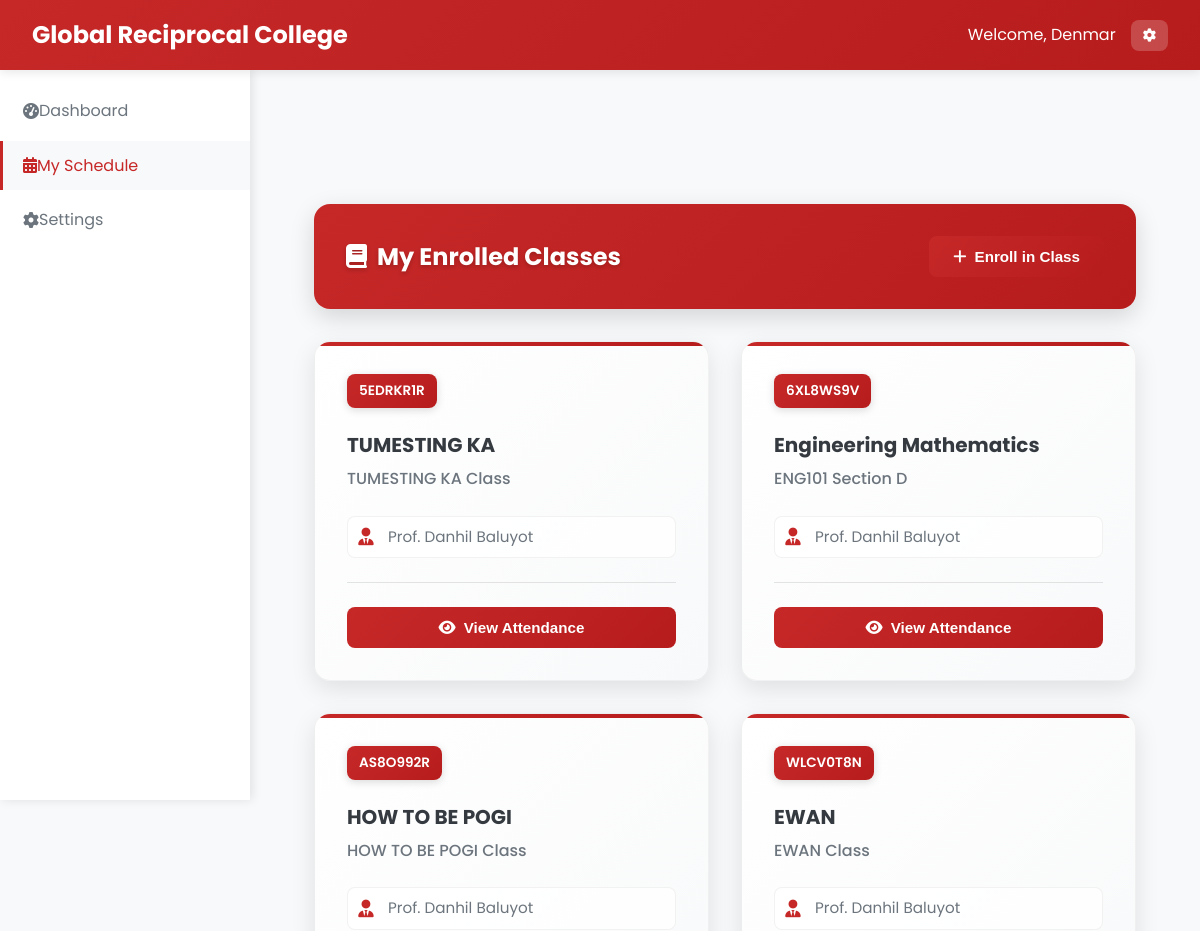
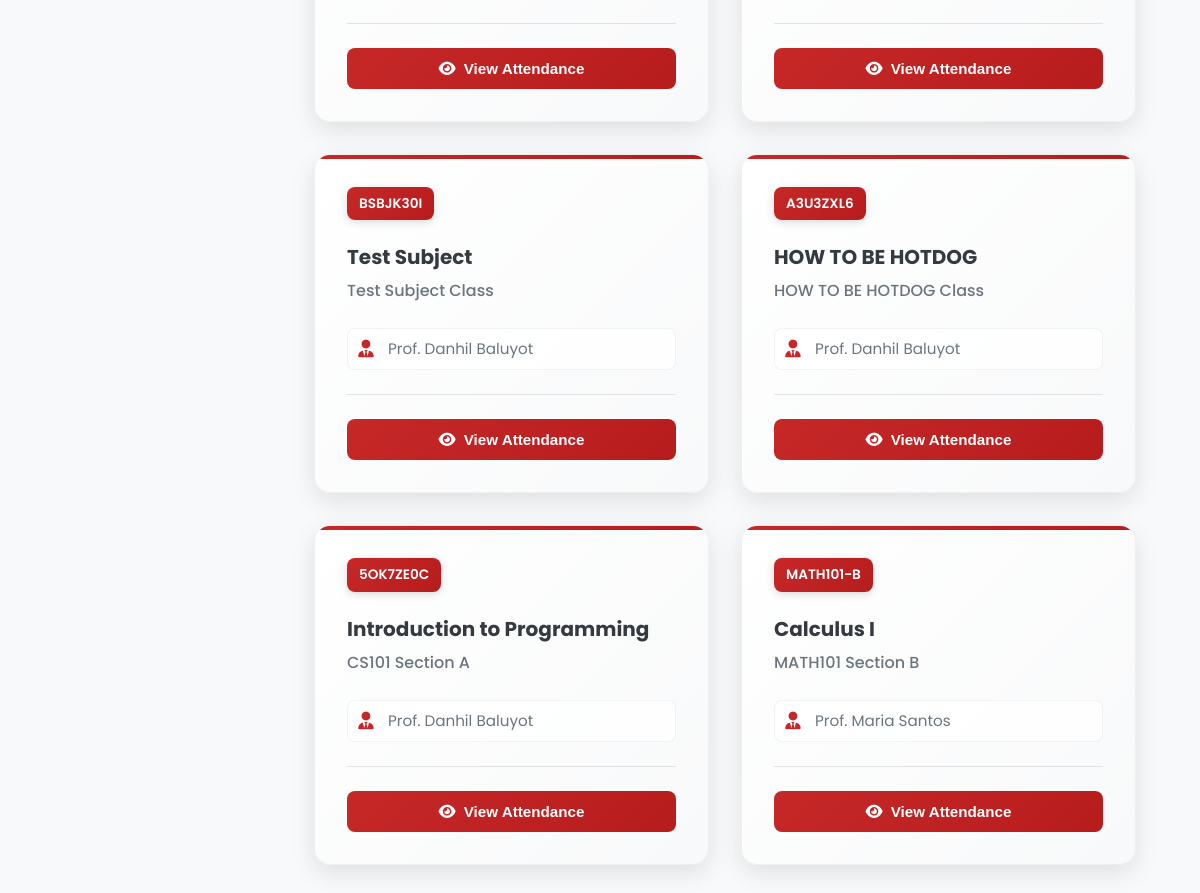
The page /Student/student_manage_schedule.php (signed in) on the database its author committed (2 pictures, top to bottom).
### tables this page shows
CREATE TABLE `classes` (
  `class_id` varchar(20) NOT NULL,
  `class_name` varchar(100) NOT NULL,
  `class_code` varchar(20) NOT NULL,
  `subject_id` varchar(20) DEFAULT NULL,
  `professor_id` varchar(20) DEFAULT NULL,
  `schedule` varchar(100) DEFAULT NULL,
  `room` varchar(50) DEFAULT NULL,
  `created_at` datetime NOT NULL,
  `updated_at` datetime NOT NULL
);

CREATE TABLE `subjects` (
  `subject_id` varchar(20) NOT NULL,
  `subject_name` varchar(100) NOT NULL,
  `subject_code` varchar(20) NOT NULL,
  `description` text DEFAULT NULL,
  `credits` int(11) NOT NULL,
  `created_at` datetime NOT NULL,
  `updated_at` datetime NOT NULL
);

CREATE TABLE `professors` (
  `professor_id` varchar(20) NOT NULL,
  `employee_id` varchar(20) NOT NULL,
  `first_name` varchar(50) NOT NULL,
  `last_name` varchar(50) NOT NULL,
  `email` varchar(100) NOT NULL,
  `password` varchar(255) NOT NULL,
  `department` varchar(100) NOT NULL,
  `mobile` varchar(15) NOT NULL,
  `created_at` datetime NOT NULL,
  `updated_at` datetime NOT NULL
);

### Student/student_manage_schedule.php (the view, shortened to what this page needs)
<?php
require_once '../php/db.php';
$student_id = $_SESSION['user_id'];
$stmt = $pdo->prepare("SELECT c.class_id, c.class_name, c.class_code, s.subject_name, p.first_name, p.last_name
                     FROM student_classes sc
                     JOIN classes c ON sc.class_id = c.class_id
                     JOIN subjects s ON c.subject_id = s.subject_id
                     JOIN professors p ON c.professor_id = p.professor_id
                     WHERE sc.student_id = ?
                     ORDER BY sc.enrolled_at DESC");
$stmt->execute([$student_id]);
$enrolled_classes = $stmt->fetchAll();
?>
<!DOCTYPE html>
<html lang="en">
<head>
    <link rel="stylesheet" href="../css/styles_fixed.css" />
    <link rel="stylesheet" href="https://cdnjs.cloudflare.com/ajax/libs/font-awesome/6.0.0/css/all.min.css" />
</head>
<body>
    <?php include '../includes/navbar_student.php'; ?>
    <?php include '../includes/sidebar_student.php'; ?>
    <main class="main-content">
        <div class="dashboard-container">
            <div class="table-header-enhanced">
                <h2 class="table-title-enhanced"><i class="fas fa-book" style="margin-right: 10px;"></i>My Enrolled Classes</h2>
                <div class="table-actions-enhanced">
                    <button class="btn btn-primary" onclick="openEnrollModal()">
                        <i class="fas fa-plus"></i>
                        Enroll in Class
                    </button>
                </div>
            </div>
            <?php if (empty($enrolled_classes)): ?>
                <div class="empty-state">
                    <div class="empty-state-icon">
                        <i class="fas fa-book-open"></i>
                    </div>
                    <div class="empty-state-text">You are not enrolled in any classes yet.</div>
                    <button class="btn btn-primary" onclick="openEnrollModal()">
                        <i class="fas fa-plus"></i>
                        Enroll in Your First Class
                    </button>
                </div>
            <?php else: ?>
                <div class="tiles-grid">
                    <?php foreach ($enrolled_classes as $class): ?>
                        <div class="class-tile" tabindex="0" role="button" aria-pressed="false" data-class-id="<?php echo $class['class_id']; ?>">
                            <div class="class-header">
                                <div class="class-code"><?php echo htmlspecialchars($class['class_code']); ?></div>
                            </div>
                            <div class="class-subject"><?php echo htmlspecialchars($class['subject_name']); ?></div>
                            <div class="class-subject-code"><?php echo htmlspecialchars($class['class_name']); ?></div>
                            <div class="class-details">
                                <div class="class-detail">
                                    <i class="fas fa-user-tie"></i>
                                    Prof. <?php echo htmlspecialchars($class['first_name'] . ' ' . $class['last_name']); ?>
                                </div>
                            </div>
                            <div class="class-actions">
                                <button class="view-attendance-btn" data-class-id="<?php echo $class['class_id']; ?>">
                                    <i class="fas fa-eye"></i>
                                    View Attendance
                                </button>
                            </div>
                        </div>
                    <?php endforeach; ?>
                </div>
            <?php endif; ?>
        </div>
    </main>
</body>
</html>

### css/styles_fixed.css (style rules this page uses)
:root { --primary: #C62828; --primary-dark: #B71C1C; --primary-light: #EF5350; --secondary: #2E7D32; --accent: #1565C0; --light: #f8f9fa; --dark: #343a40; --gray: #6c757d; --light-gray: #e9ecef; --success: #28a745; --warning: #ffc107; --danger: #dc3545; --info: #17a2b8; }
* { margin: 0; padding: 0; box-sizing: border-box; }
body { font-family: 'Poppins', sans-serif; background-color: var(--light); color: var(--dark); line-height: 1.6; }
.main-content { margin-left: 250px; margin-top: 70px; padding: 2rem; min-height: calc(100vh - 70px); background: var(--light); transition: margin-left 0.3s ease, padding 0.3s ease; }
.tiles-grid { display: grid; grid-template-columns: repeat(auto-fill, minmax(300px, 1fr)); gap: 1.5rem; margin-top: 2rem; }
.class-tile { background: white; border-radius: 12px; box-shadow: 0 4px 15px rgba(0, 0, 0, 0.1); padding: 1.5rem; transition: all 0.3s ease; cursor: pointer; border: 2px solid transparent; }
.class-header { display: flex; justify-content: space-between; align-items: flex-start; margin-bottom: 1rem; }
.class-code { background: var(--primary); color: white; padding: 4px 8px; border-radius: 6px; font-size: 0.8rem; font-weight: 600; }
.class-subject { font-size: 1.1rem; font-weight: 600; color: var(--dark); margin-bottom: 0.5rem; }
.class-subject-code { font-size: 0.9rem; color: var(--gray); margin-bottom: 1rem; }
.class-details { display: grid; gap: 0.5rem; margin-bottom: 1rem; }
.class-detail { display: flex; align-items: center; gap: 0.5rem; font-size: 0.9rem; color: var(--gray); }
.class-detail i { width: 16px; text-align: center; }
.class-actions { display: flex; gap: 0.5rem; margin-top: 1rem; }
.btn { padding: 10px 20px; border: none; border-radius: 8px; cursor: pointer; font-weight: 500; transition: all 0.3s ease; text-decoration: none; display: inline-block; }
.btn-primary { background: var(--primary); color: white; }
.dashboard-container { max-width: 1200px; margin: 0 auto; padding: 2rem; }
.table-header-enhanced { background: linear-gradient(135deg, var(--primary) 0%, var(--primary-dark) 100%); padding: 2rem; border-radius: 16px; margin-bottom: 2rem; box-shadow: 0 8px 25px rgba(0, 0, 0, 0.15); display: flex; justify-content: space-between; align-items: center; }
.table-title-enhanced { color: white; font-size: 1.5rem; font-weight: 700; margin: 0; text-shadow: 0 2px 4px rgba(0, 0, 0, 0.2); }
.table-actions-enhanced { display: flex; gap: 1rem; }
.btn { padding: 0.75rem 1.5rem; border: none; border-radius: 8px; cursor: pointer; font-size: 0.95rem; font-weight: 600; display: inline-flex; align-items: center; gap: 0.5rem; transition: all 0.2s ease; text-decoration: none; }
.btn-primary { background: linear-gradient(135deg, var(--primary) 0%, var(--primary-dark) 100%); color: white; }

### rows shown on the page
classes: class_code "5EDRKR1R", subject.subject_name "TUMESTING KA", class_name "TUMESTING KA Class", professor.last_name "Danhil Baluyot"
classes: class_code "6XL8WS9V", subject.subject_name "Engineering Mathematics", class_name "ENG101 Section D", professor.last_name "Danhil Baluyot"
classes: class_code "AS8O992R", subject.subject_name "HOW TO BE POGI", class_name "HOW TO BE POGI Class", professor.last_name "Danhil Baluyot"
classes: class_code "WLCV0T8N", subject.subject_name "EWAN", class_name "EWAN Class", professor.last_name "Danhil Baluyot"
classes: class_code "BSBJK30I", subject.subject_name "Test Subject", class_name "Test Subject Class", professor.last_name "Danhil Baluyot"
classes: class_code "A3U3ZXL6", subject.subject_name "HOW TO BE HOTDOG", class_name "HOW TO BE HOTDOG Class", professor.last_name "Danhil Baluyot"
classes: class_code "5OK7ZE0C", subject.subject_name "Introduction to Programming", class_name "CS101 Section A", professor.last_name "Danhil Baluyot"
classes: class_code "MATH101-B", subject.subject_name "Calculus I", class_name "MATH101 Section B", professor.last_name "Maria Santos"

### other values the page prints
$_SESSION['first_name'] "Denmar"
